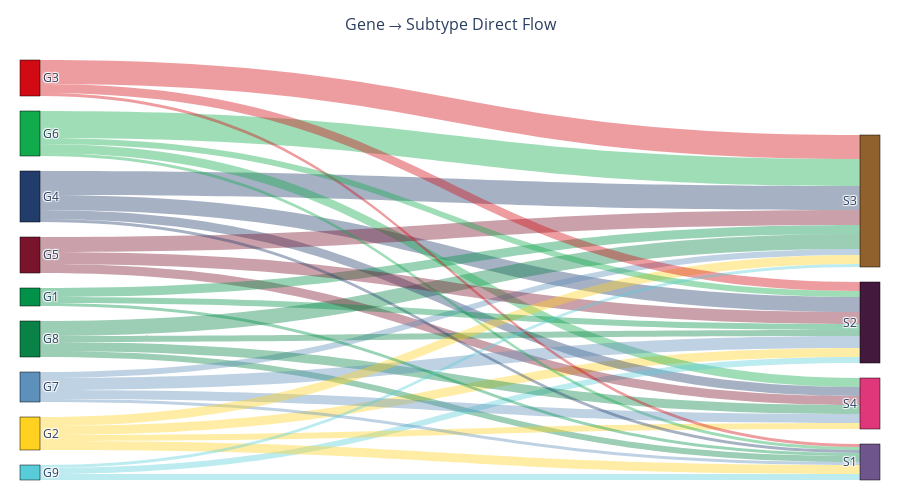

Here is the notebook cell this chart was saved with:
### Code cell
print("创建基因到亚型的直接流向图... | Creating direct flow diagram from gene to subtype...")
fig2 = create_sankey_plotly_simple(df[['gene', 'subtype']], 
                                 title="Gene → Subtype Direct Flow")
# 在 notebook 中显示图形 | Display figure in notebook
fig2.show()

### Figure 1 — Plotly figure (JSON) as saved in the notebook; plotly's stock layout.template omitted (floating-point values rounded to 4 significant figures)
{"data": [{"link": {"color": ["rgba(34, 61, 108, 0.4)", "rgba(34, 61, 108, 0.4)", "rgba(210, 10, 19, 0.4)", "rgba(255, 209, 33, 0.4)", "rgba(8, 130, 71, 0.4)", "rgba(8, 130, 71, 0.4)", "rgba(17, 170, 77, 0.4)", "rgba(17, 170, 77, 0.4)", "rgba(34, 61, 108, 0.4)", "rgba(88, 205, 217, 0.4)", "rgba(122, 20, 44, 0.4)", "rgba(93, 144, 186, 0.4)", "rgba(122, 20, 44, 0.4)", "rgba(8, 130, 71, 0.4)", "rgba(255, 209, 33, 0.4)", "rgba(93, 144, 186, 0.4)", "rgba(17, 170, 77, 0.4)", "rgba(8, 130, 71, 0.4)", "rgba(2, 145, 73, 0.4)", "rgba(122, 20, 44, 0.4)", "rgba(93, 144, 186, 0.4)", "rgba(255, 209, 33, 0.4)", "rgba(88, 205, 217, 0.4)", "rgba(93, 144, 186, 0.4)", "rgba(255, 209, 33, 0.4)", "rgba(210, 10, 19, 0.4)", "rgba(210, 10, 19, 0.4)", "rgba(34, 61, 108, 0.4)", "rgba(2, 145, 73, 0.4)", "rgba(2, 145, 73, 0.4)", "rgba(17, 170, 77, 0.4)", "rgba(88, 205, 217, 0.4)"], "source": [0, 0, 1, 2, 3, 3, 4, 4, 0, 5, 6, 7, 6, 3, 2, 7, 4, 3, 8, 6, 7, 2, 5, 7, 2, 1, 1, 0, 8, 8, 4, 5], "target": [9, 10, 10, 9, 11, 10, 10, 12, 12, 9, 12, 10, 10, 12, 12, 9, 11, 9, 10, 9, 12, 11, 11, 11, 10, 9, 11, 11, 9, 11, 9, 10], "value": [5, 8, 8, 3, 2, 5, 9, 3, 3, 2, 3, 2, 5, 3, 2, 4, 1, 2, 3, 4, 3, 3, 2, 1, 3, 3, 1, 1, 2, 1, 2, 1]}, "node": {"color": ["#223D6C", "#D20A13", "#FFD121", "#088247", "#11AA4D", "#58CDD9", "#7A142C", "#5D90BA", "#029149", "#431A3D", "#91612D", "#6E568C", "#E0367A"], "label": ["G4", "G3", "G2", "G8", "G6", "G9", "G5", "G7", "G1", "S2", "S3", "S1", "S4"], "line": {"color": "black", "width": 0.5}, "pad": 15, "thickness": 20}, "type": "sankey"}], "layout": {"font": {"size": 12}, "height": 500, "margin": {"b": 20, "l": 20, "r": 20, "t": 60}, "title": {"font": {"size": 16}, "text": "Gene → Subtype Direct Flow", "x": 0.5}}}
